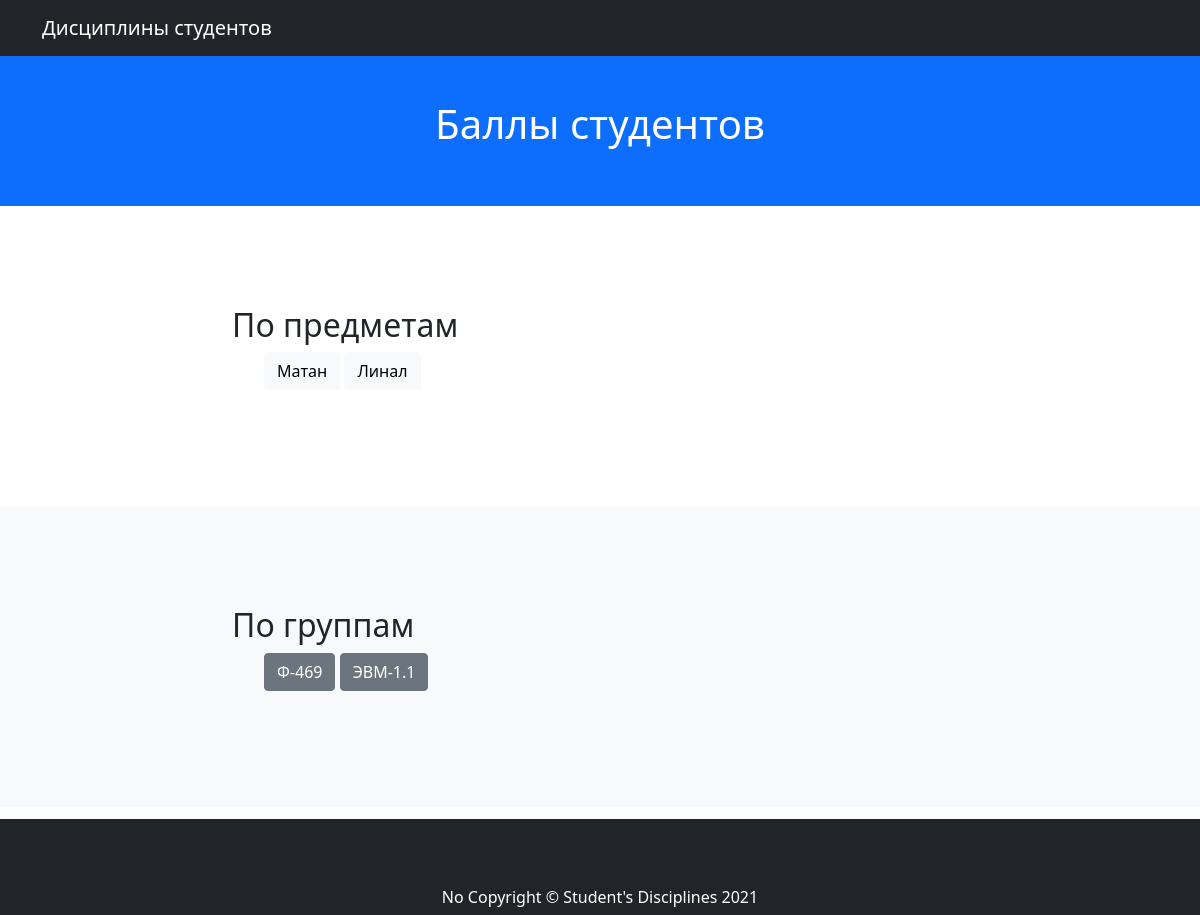
Before: / with the older database file.
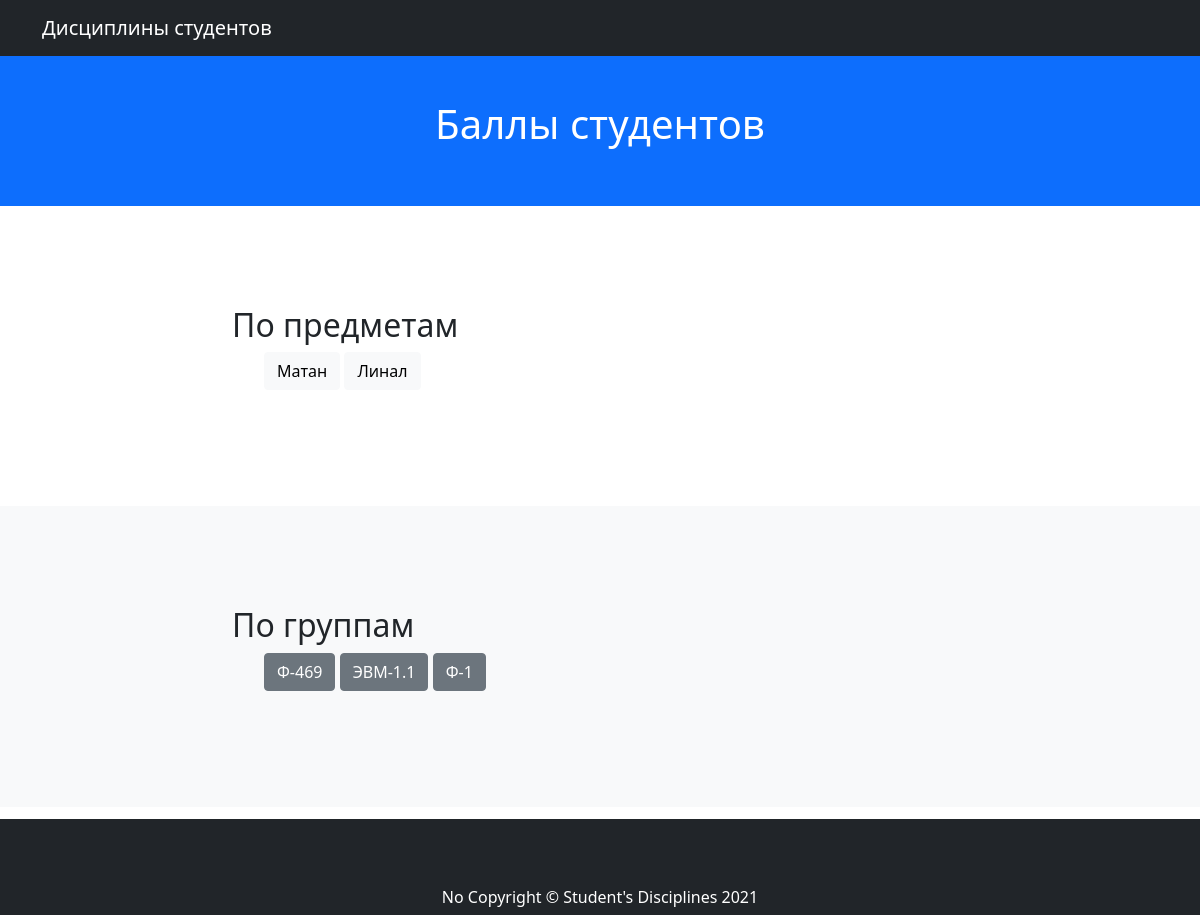
After: the same page with the newer database file.
### mainapp/models.py (models this page shows, shortened)
class Discipline(models.Model):
    discipline_name = models.CharField(max_length=255, verbose_name='Название дисциплины')
    slug = models.SlugField(unique=True, default=None)

class Group(models.Model):
    group_name = models.CharField(max_length=255, verbose_name='Группа')
    slug = models.SlugField(unique=True, default=None)

### mainapp/views.py (the view)
# urls.py: path('', BaseView.as_view(), name='base'),
class BaseView(View):
    @staticmethod
    def get(request):
        disciplines = Discipline.objects.all()
        groups = Group.objects.all()
        context = {
            'disciplines': disciplines,
            'groups': groups,
        }
        return render(request, 'base.html', context)

### mainapp/templates/base.html (shortened to what this page needs)
<head>
  <link href="https://cdn.jsdelivr.net/npm/bootstrap@5.0.0-beta2/dist/css/bootstrap.min.css" rel="stylesheet">
</head>
<body id="page-top">
  <nav class="navbar navbar-expand-lg navbar-dark bg-dark fixed-top" id="mainNav">
    <div class="container">
      <a class="navbar-brand js-scroll-trigger" href="/">Дисциплины студентов</a>
    </div>
  </nav>
  {% block  content %}
  <header class="bg-primary text-white">
      <h1 class="text-center">Баллы студентов</h1>
  </header>
  <section>
    <div class="container">
      <div class="row">
        <div class="col-lg-8 mx-auto">
          <h2>По предметам</h2>
          <ul>
            {% for d in disciplines %}
            <a href="{{d.slug}}_marks/" type="button" class="btn btn-light"> {{ d.discipline_name }} </a>
            {% endfor %}
          </ul>
        </div>
      </div>
    </div>
  </section>
  <section class="bg-light">
    <div class="container">
      <div class="row">
        <div class="col-lg-8 mx-auto">
          <h2>По группам</h2>
          <ul>
            {% for g in groups %}
            <a href="group_{{ g.slug }}/" type="button" class="btn btn-secondary"> {{ g.group_name }} </a>
            {% endfor %}
        </ul>
        </div>
      </div>
    </div>
  </section>
  {% endblock content %}
  <footer class="py-5 bg-dark">
    <div class="container">
      <p class="m-0 text-center text-white">No Copyright &copy; Student's Disciplines 2021</p>
    </div>
  </footer>
</body>

Changed rows visible on the page:
added Group: group_name "Ф-1"
